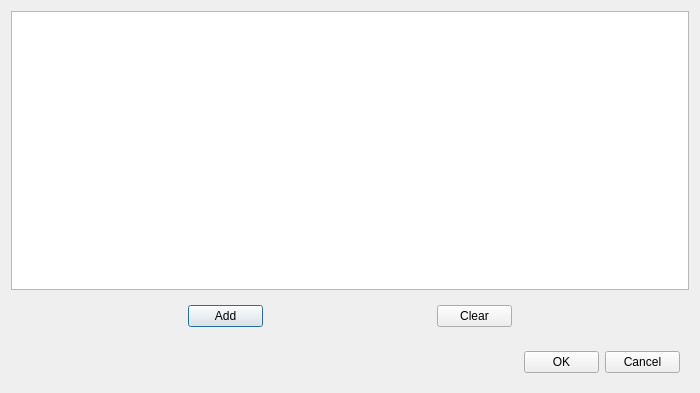
<?xml version="1.0" encoding="UTF-8"?>
<ui version="4.0">
 <class>MembraneTypesDialog</class>
 <widget class="QDialog" name="MembraneTypesDialog">
  <property name="windowModality">
   <enum>Qt::WindowModality::ApplicationModal</enum>
  </property>
  <property name="geometry">
   <rect>
    <x>0</x>
    <y>0</y>
    <width>700</width>
    <height>393</height>
   </rect>
  </property>
  <property name="windowTitle">
   <string>Membrane types</string>
  </property>
  <property name="modal">
   <bool>true</bool>
  </property>
  <layout class="QVBoxLayout" name="verticalLayout">
   <item>
    <widget class="QTableView" name="membraneTypesTableView"/>
   </item>
   <item>
    <widget class="QWidget" name="widget_3" native="true">
     <layout class="QHBoxLayout" name="horizontalLayout_3">
      <item>
       <widget class="QPushButton" name="addTypePushButton">
        <property name="maximumSize">
         <size>
          <width>75</width>
          <height>16777215</height>
         </size>
        </property>
        <property name="text">
         <string>Add</string>
        </property>
       </widget>
      </item>
      <item>
       <widget class="QPushButton" name="clearTypesPushButton">
        <property name="maximumSize">
         <size>
          <width>75</width>
          <height>16777215</height>
         </size>
        </property>
        <property name="text">
         <string>Clear</string>
        </property>
       </widget>
      </item>
     </layout>
    </widget>
   </item>
   <item alignment="Qt::AlignmentFlag::AlignRight">
    <widget class="QWidget" name="widget_2" native="true">
     <layout class="QHBoxLayout" name="horizontalLayout_2">
      <item>
       <widget class="QPushButton" name="okPushButton">
        <property name="maximumSize">
         <size>
          <width>75</width>
          <height>16777215</height>
         </size>
        </property>
        <property name="text">
         <string>OK</string>
        </property>
       </widget>
      </item>
      <item>
       <widget class="QPushButton" name="cancelPushButton">
        <property name="maximumSize">
         <size>
          <width>75</width>
          <height>16777215</height>
         </size>
        </property>
        <property name="text">
         <string>Cancel</string>
        </property>
       </widget>
      </item>
     </layout>
    </widget>
   </item>
  </layout>
 </widget>
 <resources/>
 <connections/>
</ui>
